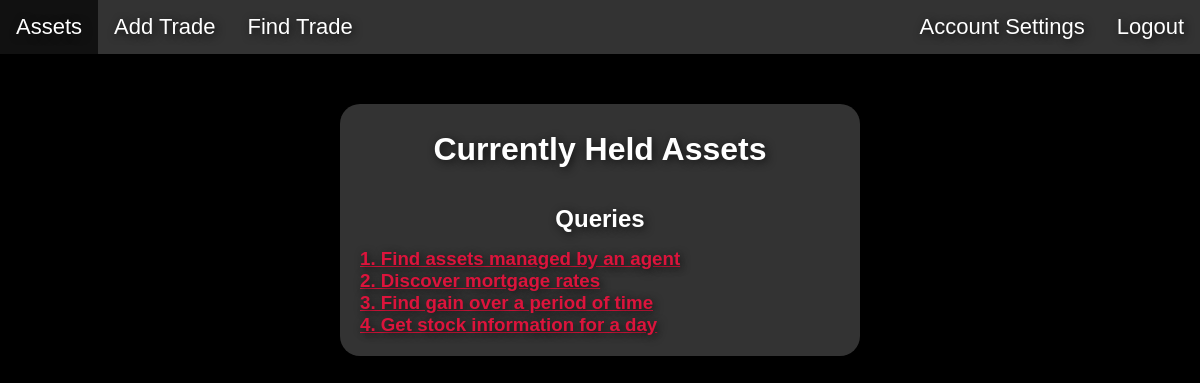
The app's page /assets/ (signed in), older data.
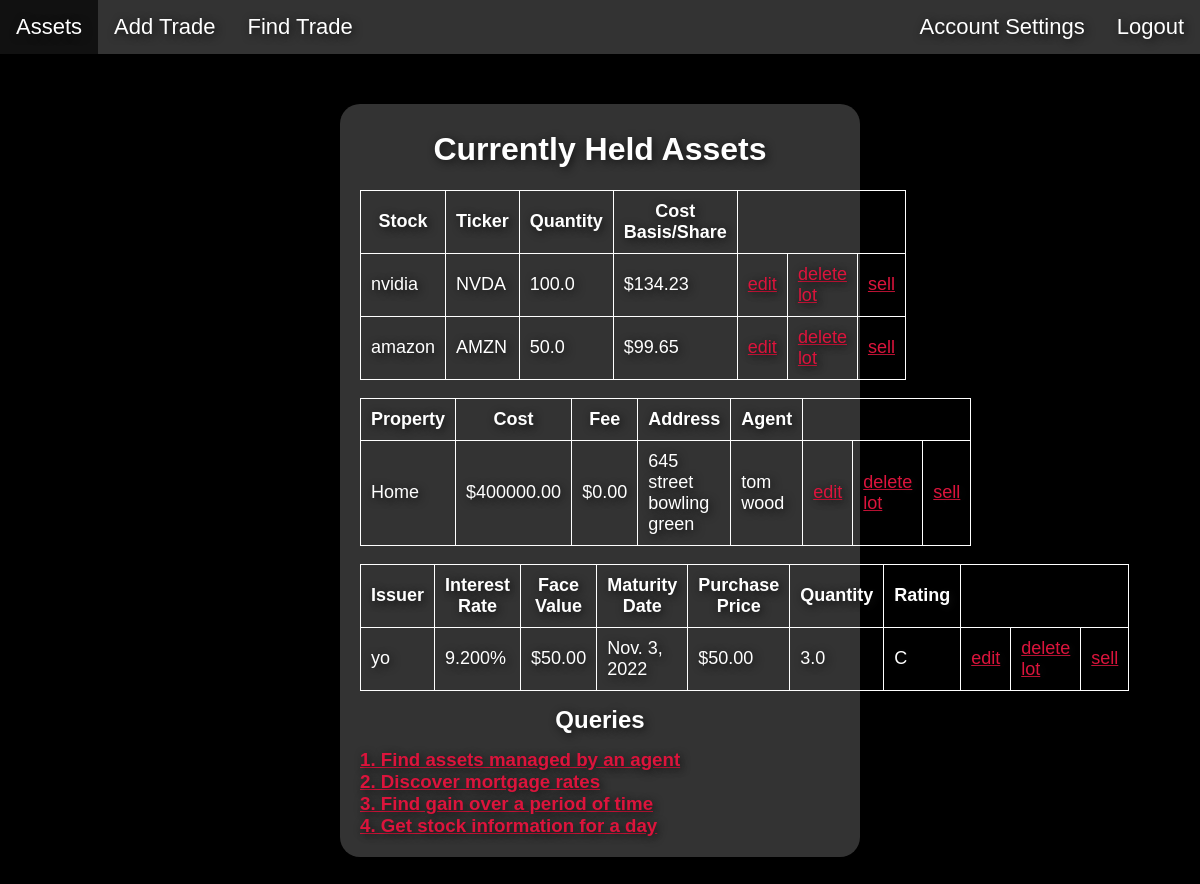
The same page, newer data.
### assetman/models.py (models this page shows)
class Stock(models.Model):
    ticker = models.CharField(max_length=6, null=False, unique=True)
    yearHigh = models.DecimalField(max_digits=9, decimal_places=2, null=True)
    yearLow = models.DecimalField(max_digits=9, decimal_places=2, null=True)
    FK_asset_stock = models.ForeignKey(Asset, on_delete=models.CASCADE,  null=False, primary_key=True)

class Asset(models.Model):
    assetName = models.CharField(max_length=255, null=False)

class Trade(models.Model):
    class Meta:
        constraints = [
            models.CheckConstraint(check=models.Q(action='B') | models.Q(action='S'), name='actionConstraint'),
        ]
    action = models.CharField(max_length=1, null=False)
    tradeDate = models.DateField(null=False, default=now)
    pricePerAsset = models.DecimalField(max_digits=13, decimal_places=2, null=False, default=1)
    assetQuantity = models.FloatField(null=False, default=1.0)
    FK_trade = models.ForeignKey('self', null=True, on_delete=models.CASCADE)
    FK_asset_trade = models.ForeignKey(Asset, on_delete= models.CASCADE,  null=False)
    FK_agent_trade = models.ForeignKey(Agent, on_delete= models.CASCADE, null=True)

class Property(models.Model):
    totalfee = models.DecimalField(max_digits=11, decimal_places=2, null=False)
    FK_address_property = models.ForeignKey(Address, on_delete= models.CASCADE,  null=False, unique=True)
    FK_asset_property = models.ForeignKey(Asset, on_delete= models.CASCADE,  null=False, primary_key=True)

class Address(models.Model):
    street = models.CharField(max_length=255, null=False)
    zipCode = models.IntegerField()
    state = models.CharField(max_length=2, null=False)
    city = models.CharField(max_length=255, null=False)
    unitNum = models.IntegerField(null=True)

class Agent(models.Model):
    name = models.CharField(max_length=255, null=True)
    firmName = models.CharField(max_length=255, unique=True, null=True)
    FK_address_agent = models.ForeignKey(Address, on_delete= models.CASCADE,  null=True, unique=True)

class Bond(models.Model):
    maturityDate = models.DateField(null=False)
    interestRate = models.DecimalField(max_digits=5, decimal_places=3, null=False)
    faceValue = models.DecimalField(max_digits=11, decimal_places=2, null=False)
    issuer = models.CharField(max_length=255, null=False)
    rating = models.CharField(max_length=4)
    FK_asset_bond = models.ForeignKey(Asset, on_delete= models.CASCADE,  null=False, primary_key=True)

### assetman/views.py (the view)
# urls.py: 2. Add a URL to urlpatterns:  path('', views.home, name='home')
@login_required(login_url='/login')
def home(request):
    heldStocks, heldProperties, heldBonds, heldMiscAssets = getHoldings(request.user.id)
    context = {
        'stocks': heldStocks,
        'properties': heldProperties,
        'bonds': heldBonds,
        'misc': heldMiscAssets,
    }
    return render(request, 'assetman/home.html', context)

### assetman/joinedmodels.py (called while the page is built)
def calculateGain(stock, trade):
    snapshot = StockSnapshot.objects.filter(FK_stock_snapshot=stock).last()
    if snapshot is not None:
        latestPrice = snapshot.closePrice
        purchasePrice = trade.pricePerAsset
        return round((latestPrice - purchasePrice) / purchasePrice * 100, 2)
    else :
        return "Error"

### assetman/views.py (called while the page is built)
def getHoldings(userID) :
    userTrades = UserTrade.objects.filter(FK_user=userID)
    currentHoldings = []
    for trade in userTrades :
        c = None
        try :
            currentHoldings.append(CurrentHoldings.objects.get(FK_trade=trade.FK_trade))
        except :
            continue
    heldStocks = []
    heldProperties = []
    heldBonds = []
    heldMiscAssets = []
    for holding in currentHoldings:
        assetType, asset = get_asset_type(holding)
        if assetType == 's' :
            heldStocks.append(asset)
        elif assetType == 'p' :
            heldProperties.append(asset)
        elif assetType == 'b' :
            heldBonds.append(asset)
        else :
            heldMiscAssets.append(asset)
    return heldStocks, heldProperties, heldBonds, heldMiscAssets

def get_asset_type(holding) :
    assetId = holding.FK_trade.FK_asset_trade.id
    s = Stock.objects.filter(FK_asset_stock=assetId).first()
    if s is not None :
        return 's', StockTrade(s, holding.FK_trade)
    p = Property.objects.filter(FK_asset_property=assetId).first()
    if p is not None :
        return 'p', PropertyTrade(p, holding.FK_trade)
    b = Bond.objects.filter(FK_asset_bond=assetId).first()
    if b is not None :
        return 'b', BondTrade(b, holding.FK_trade)
    m = MiscAsset.objects.filter(FK_asset_misc=assetId).first()
    return 'm', MiscTrade(m, holding.FK_trade)

### assetman/templates/assetman/home.html (shortened to what this page needs)
{% load static %}
<!DOCTYPE html>
<html lang="en" style="background-color:black; font-family:'Franklin Gothic Medium', 'Arial Narrow', Arial, sans-serif;">
  <head>
    <link rel="stylesheet" href="{% static 'assetman/style.css' %}">
  </head>
  <body style="margin:0px">
    <header>
        <div>
            <ul class="navbar">
                <li><a href="">Assets</a></li>
                <li><a href="/assets/addasset/">Add Trade</a></li>
                <li><a href="/assets/findtrades/">Find Trade</a></li>
                {% if request.user.is_authenticated %}
                <li style="float:right">
                    <a href="{% url 'fintech:logout' %}">Logout</a>
                </li>
                <li style="float:right">
                    <a href="/assets/account/">Account Settings</a>
                </li>
                {% else %}
                <li style="float:right">
                    <a href="{% url 'fintech:login' %}">Login</a>
                </li>
                {% endif %}
            </ul>
        </div>
    </header>
        <div class="topic" style="padding:6px 20px 20px 20px">
            <h1 class="header">Currently Held Assets</h1>
            {% if stocks %}
            <table>
                <tr>
                    <th>Stock</th>
                    <th>Ticker</th>
                    <th>Quantity</th>
                    <th>Cost Basis/Share</th>
                </tr>
                {% for stock in stocks %}
                    <tr>
                        <td>{{ stock.Stock.FK_asset_stock.assetName }}</td>
                        <td>{{ stock.Stock.ticker }}</td>
                        <td>{{ stock.Trade.assetQuantity }}</td>
                        <td>${{ stock.Trade.pricePerAsset }}</td>
                        <td><a href="editasset/{{ stock.Trade.id }}">edit</a></td>
                        <td><a href="delete/{{ stock.Trade.id }}/">delete lot</a></td>
                        <td><a href="sell/{{ stock.Trade.id }}">sell</a></td>
                    </tr>
                {% endfor %}
            </table>
            {% endif %}
            {% if properties %}
            <table>
                <tr>
                    <th>Property</th>
                    <th>Cost</th>
                    <th>Fee</th>
                    <th>Address</th>
                    <th>Agent</th>
                </tr>
                {% for property in properties %}
                    <tr>
                        <td>{{ property.Property.FK_asset_property.assetName }}</td>
                        <td>${{ property.Trade.pricePerAsset }}</td>
                        <td>${{ property.Property.totalfee }}</td>
                        <td>{{ property.Property.FK_address_property.street }} {{ property.Property.FK_address_property.city }}</td>
                        <td>{{ property.Trade.FK_agent_trade.name }}</td>
                        <td><a href="editasset/{{ property.Trade.id }}">edit</a></td>
                        <td><a href="delete/{{ property.Trade.id }}/">delete lot</a></td>
                        <td><a href="sell/{{ property.Trade.id }}">sell</a></td>
                    </tr>
                {% endfor %}
            </table>
            {% endif %}
            {% if bonds %}
            <table>
                <tr>
                    <th>Issuer</th>
                    <th>Interest Rate</th>
                    <th>Face Value</th>
                    <th>Maturity Date</th>
                    <th>Purchase Price</th>
                    <th>Quantity</th>
                    <th>Rating</th>
                </tr>
                {% for bond in bonds %}
                    <tr>
                        <td>{{ bond.Bond.issuer }}</td>
                        <td>{{ bond.Bond.interestRate }}%</td>
                        <td>${{ bond.Bond.faceValue }}</td>
                        <td>{{ bond.Bond.maturityDate }}</td>
                        <td>${{ bond.Trade.pricePerAsset }}</td>
                        <td>{{ bond.Trade.assetQuantity }}</td>
                        <td>{{ bond.Bond.rating }}</td>
                        <td><a href="editasset/{{ bond.Trade.id }}">edit</a></td>
                        <td><a href="delete/{{ bond.Trade.id }}/">delete lot</a></td>
                        <td><a href="sell/{{ bond.Trade.id }}">sell</a></td>
                    </tr>
                {% endfor %}
            </table>
            {% endif %}
            <div style="text-align:center; padding:15px 0px">
                <h2 class="topicheader">Queries</h2>
            </div>
                <h3 class="topicheader"><a href="/assets/agentassets/"  style="color:crimson">1. Find assets managed by an agent</a></h3>
                <h3 class="topicheader"><a href="/assets/mortgagerates/"  style="color:crimson">2. Discover mortgage rates</a></h3>
                <h3 class="topicheader"><a href="/assets/gain/"  style="color:crimson">3. Find gain over a period of time</a></h3>
                <h3 class="topicheader"><a href="/assets/stock/"  style="color:crimson">4. Get stock information for a day</a></h3>
        </div>
    </body>
</html>

### assetman/static/assetman/style.css (style rules this page uses)
ul.navbar { list-style-type: none; margin: 0; padding: 0px; overflow: hidden; background-color: #333; }
li { float: left; }
li a { display: block; color: white; text-align: center; padding: 14px 16px; text-decoration: none; font-size: 22px; text-shadow: 2px 2px 8px #111; }
h1.header { color:white; text-align: center; text-shadow: 2px 2px 8px #111; word-break: keep-all; white-space: normal; }
table { width: 100%; }
table, th, td { padding: 10px; border: 1px solid white; border-collapse: collapse; }
td a { color:crimson; }
.topic { background-color: #333; height: auto; width: 40%; border-radius: 20px; margin-left:auto; margin-right: auto; margin-top: 50px; margin-bottom: 50px; }
.topicheader { color:white; text-decoration: none; display:inline; text-shadow: 2px 2px 8px #111; word-break: keep-all; white-space: normal; }

Row changes from the older to the newer data that the page shows:
added Stock: Stock.FK_asset_stock.assetName "nvidia", Stock.ticker "NVDA"
added Trade: Trade.assetQuantity "100.0", Trade.pricePerAsset "134.23"
added Stock: Stock.FK_asset_stock.assetName "amazon", Stock.ticker "AMZN"
added Trade: Trade.assetQuantity "50.0", Trade.pricePerAsset "99.65"
added Property: Property.FK_asset_property.assetName "Home", Property.totalfee "0.00", Property.FK_address_property.street "645 street", Property.FK_address_property.city "bowling green"
added Trade: Trade.pricePerAsset "400000.00", Trade.FK_agent_trade.name "tom wood"
added Bond: Bond.issuer "yo", Bond.interestRate "9.200", Bond.faceValue "50.00", Bond.maturityDate "Nov. 3, 2022", Bond.rating "C"
added Trade: Trade.pricePerAsset "50.00", Trade.assetQuantity "3.0"
Text that changed along with them:
text now shown: "Stock Ticker Quantity Cost Basis/Share Property Cost Fee Address Agent Issuer Interest Rate Face Value Maturity Date Purchase Price Quantity Rating"
new list line: "$ edit delete lot sell"
new list line: "$ $ edit delete lot sell"
new list line: "% $ $ edit delete lot sell"
